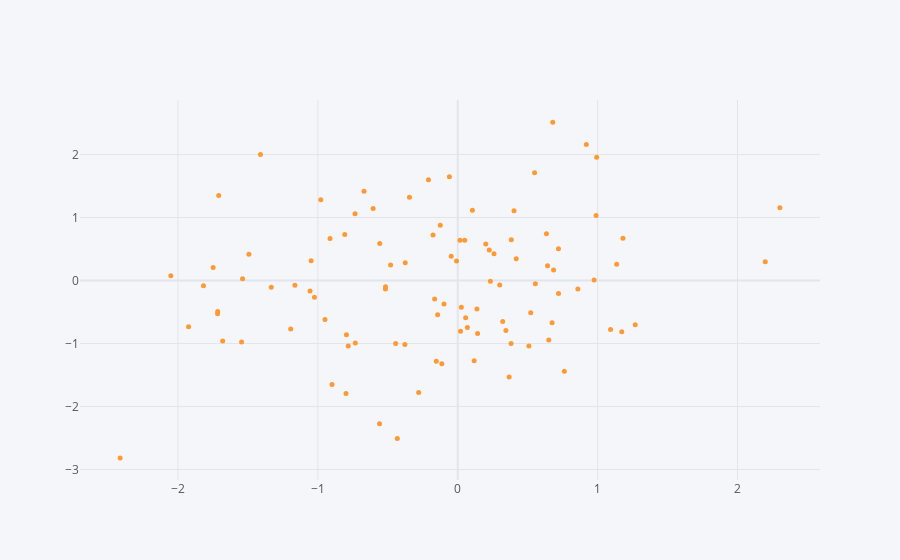

Notebook source saved alongside this figure:
### Markdown cell above
## Scatter

### Code cell
df.iplot(kind='scatter',x='A',y='B',mode='markers',size=5)
